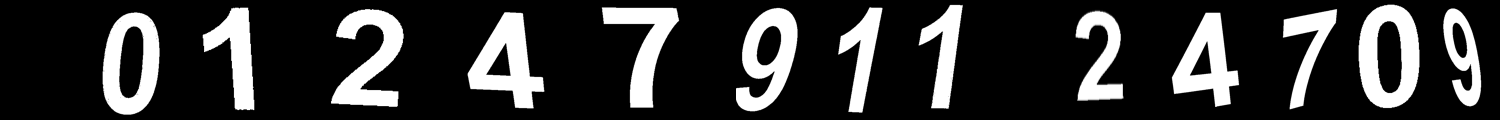
#> input picture src/train.png, 1500 x 120 px
$ python img_to_binary.py --image train.png
#> lines starting #> are read from the running program, lines starting #| are printed output that depends on the picture; after the words box and inside, x2 and y2 are one past the last pixel; in counts of white or black regions, pixels touching at a corner belong together
import argparse
#import imutils
import cv2

# construct the argument parse and parse the arguments
ap = argparse.ArgumentParser()
ap.add_argument("-i", "--image", required=True,
	help="path to the input image")
args = vars(ap.parse_args())
filename=args['image']
im_gray = cv2.imread(filename, cv2.IMREAD_GRAYSCALE)
#> im_gray is the input picture: shape (120, 1500); min 0, max 255, mean 51.1
(thresh, im_bw) = cv2.threshold(im_gray, 128, 255, cv2.THRESH_BINARY | cv2.THRESH_OTSU)
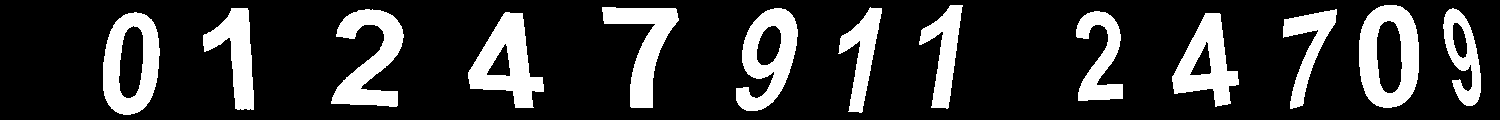
#> im_bw: shape (120, 1500); 20% white; 13 white regions, largest, box (x1, y1, x2, y2) and area: (1359, 5, 1419, 108) 3721, (468, 12, 544, 108) 3576, (331, 9, 404, 107) 3481
#> thresh = 125
thresh = 143
im_bw = cv2.threshold(im_gray, thresh, 255, cv2.THRESH_BINARY_INV)[1]
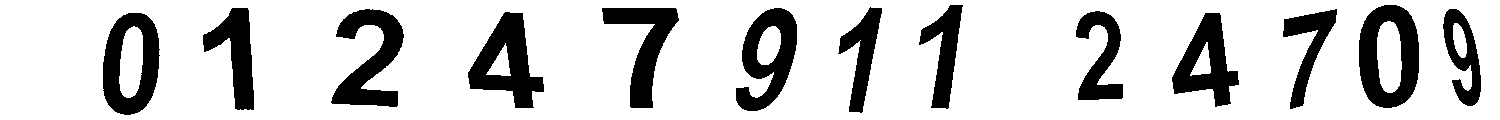
#> im_bw: shape (120, 1500); 80.1% white; 13 black regions, largest, box (x1, y1, x2, y2) and area: (1359, 5, 1419, 108) 3704, (468, 12, 544, 108) 3551, (331, 9, 404, 107) 3453
cv2.imwrite(filename + '_bw_image.png', im_bw)
